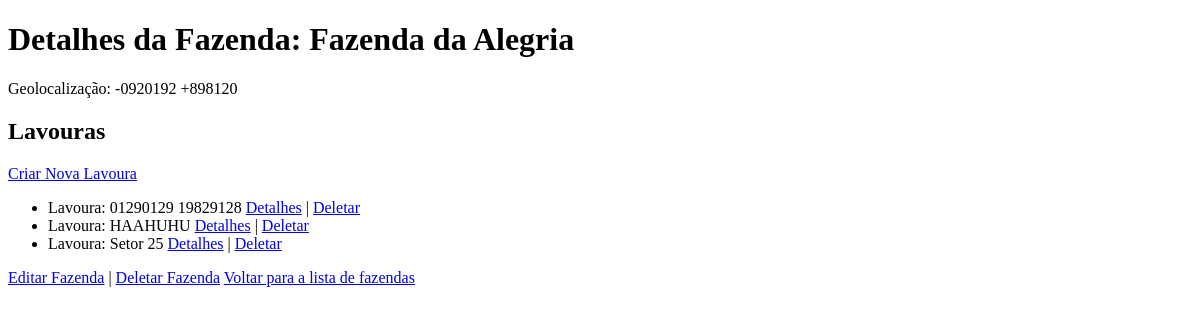
/farms/2/, run on an earlier commit of the app's database.
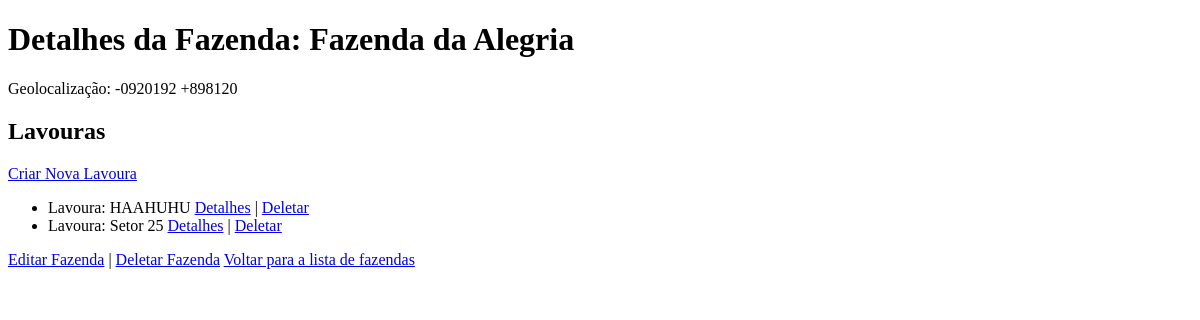
And on a later commit of the database.
### app1/models.py (models this page shows)
class Harvest(models.Model):
    localization = models.CharField(max_length=100)
    farm = models.ForeignKey(Farm,
                               null=False,
                               on_delete=models.CASCADE,
                               related_name='harvests',
                               )

### app1/views.py (the view)
# urls.py: path('farms/<int:pk>/', views.farm_detail, name='farm_detail'),
def farm_detail(request, pk):
    farm = get_object_or_404(Farm, pk=pk)
    return render(request, 'app1/farm_detail.html', {'farm': farm})

### Templates/app1/farm_detail.html (shortened to what this page needs)
<!DOCTYPE html>
<html lang="en">
<head>
</head>
<body>
    <h1>Detalhes da Fazenda: {{ farm.name }}</h1>
    <p>Geolocalização: {{ farm.geolocalization }}</p>
    <h2>Lavouras</h2>
    <a href="{% url 'app1:harvest_create' farm.pk %}">Criar Nova Lavoura</a>
    <ul>
        {% for harvest in farm.harvests.all %}
            <li>
                Lavoura: {{ harvest.localization }}
                <a href="{% url 'app1:harvest_detail' farm.pk harvest.pk %}">Detalhes</a> |
                <a href="{% url 'app1:harvest_delete' farm.pk harvest.pk %}">Deletar</a>
            </li>
        {% empty %}
            <li>Nenhuma lavoura cadastrada nesta fazenda.</li>
        {% endfor %}
    </ul>
    <a href="{% url 'app1:farm_edit' farm.pk %}">Editar Fazenda</a> |
    <a href="{% url 'app1:farm_delete' farm.pk %}">Deletar Fazenda</a>
    <a href="{% url 'app1:farm_list' %}">Voltar para a lista de fazendas</a>
</body>
</html>

What changed in the data, as far as the page shows it:
removed Harvest: localization "01290129 19829128"
